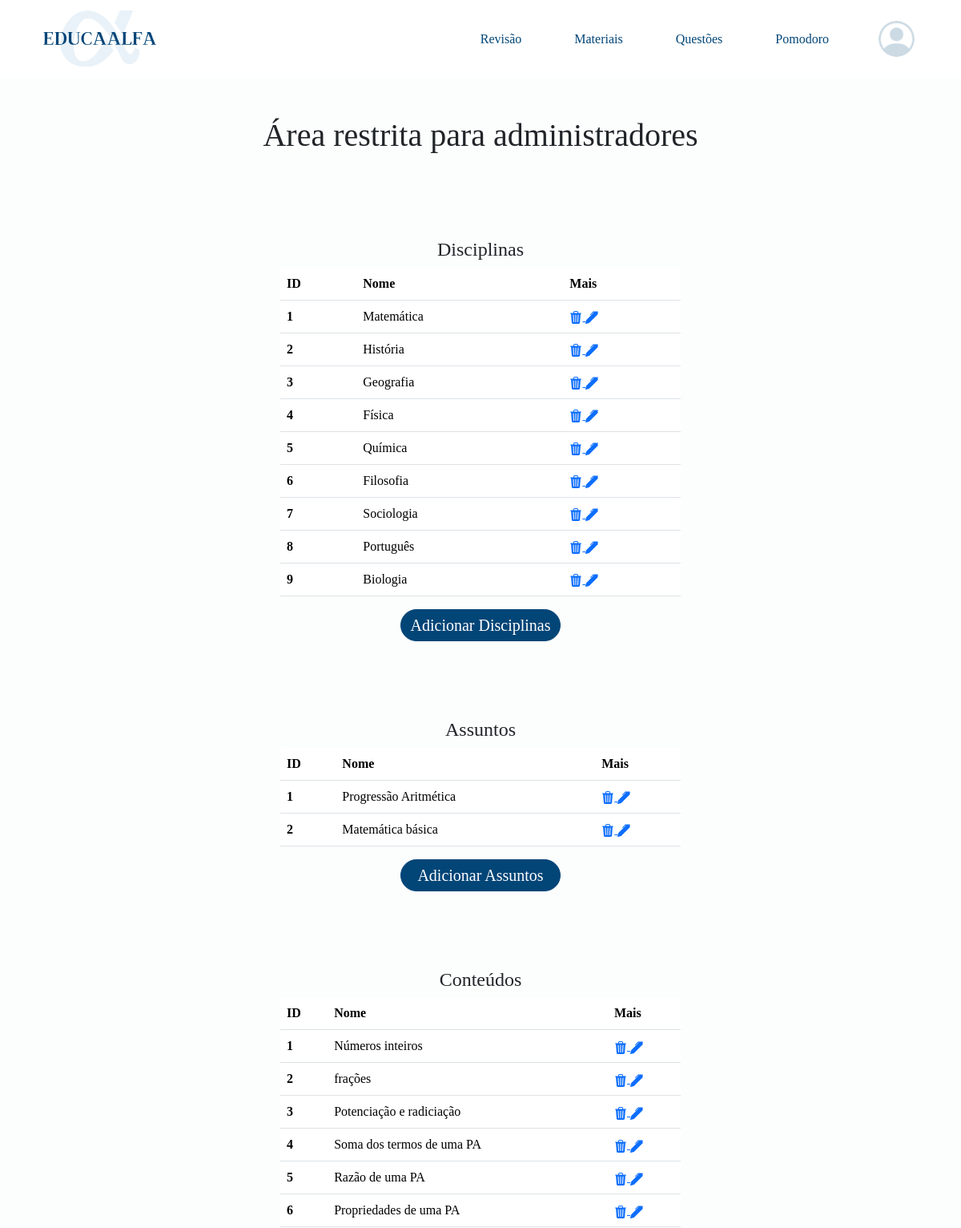
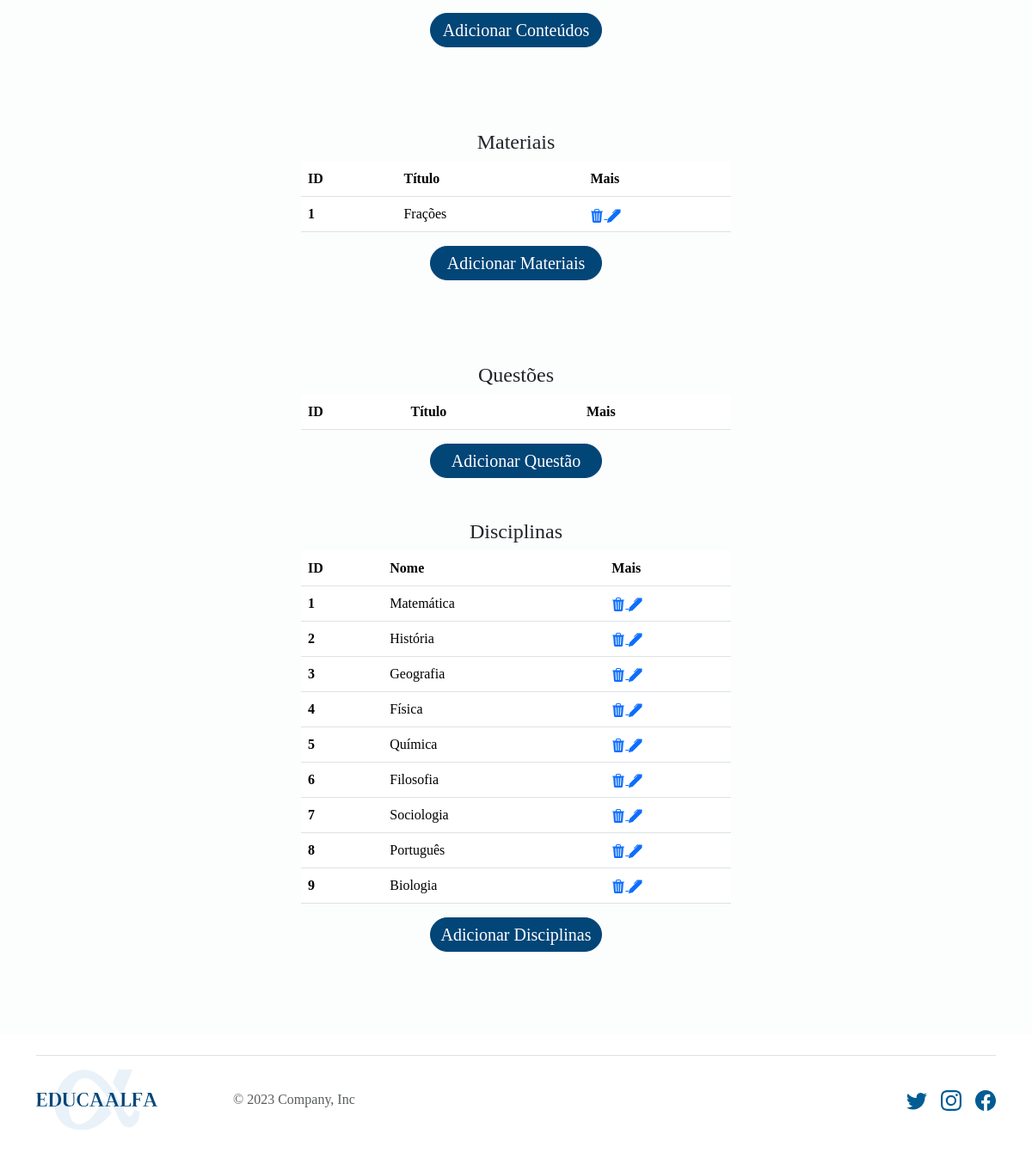
The page /arearestrita (signed in) on the database as committed earlier (2 pictures, top to bottom).
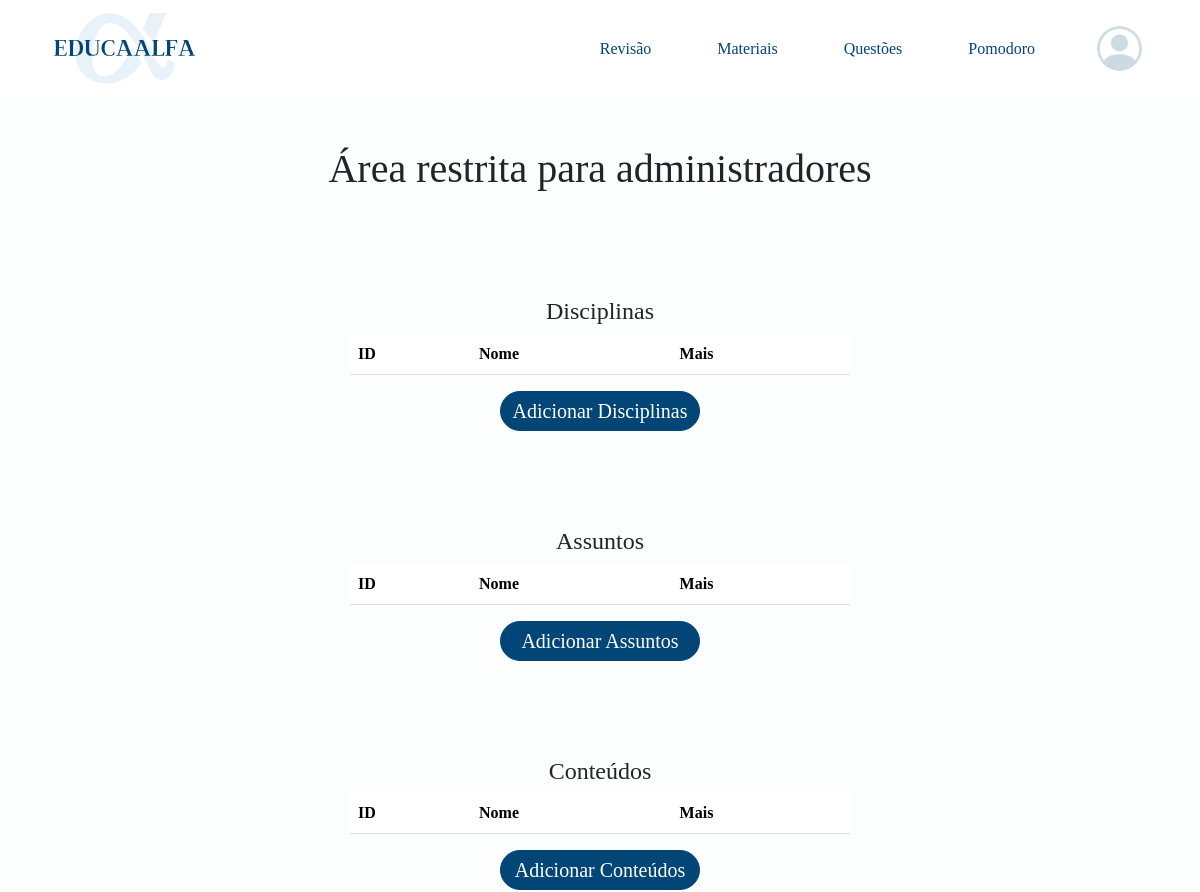
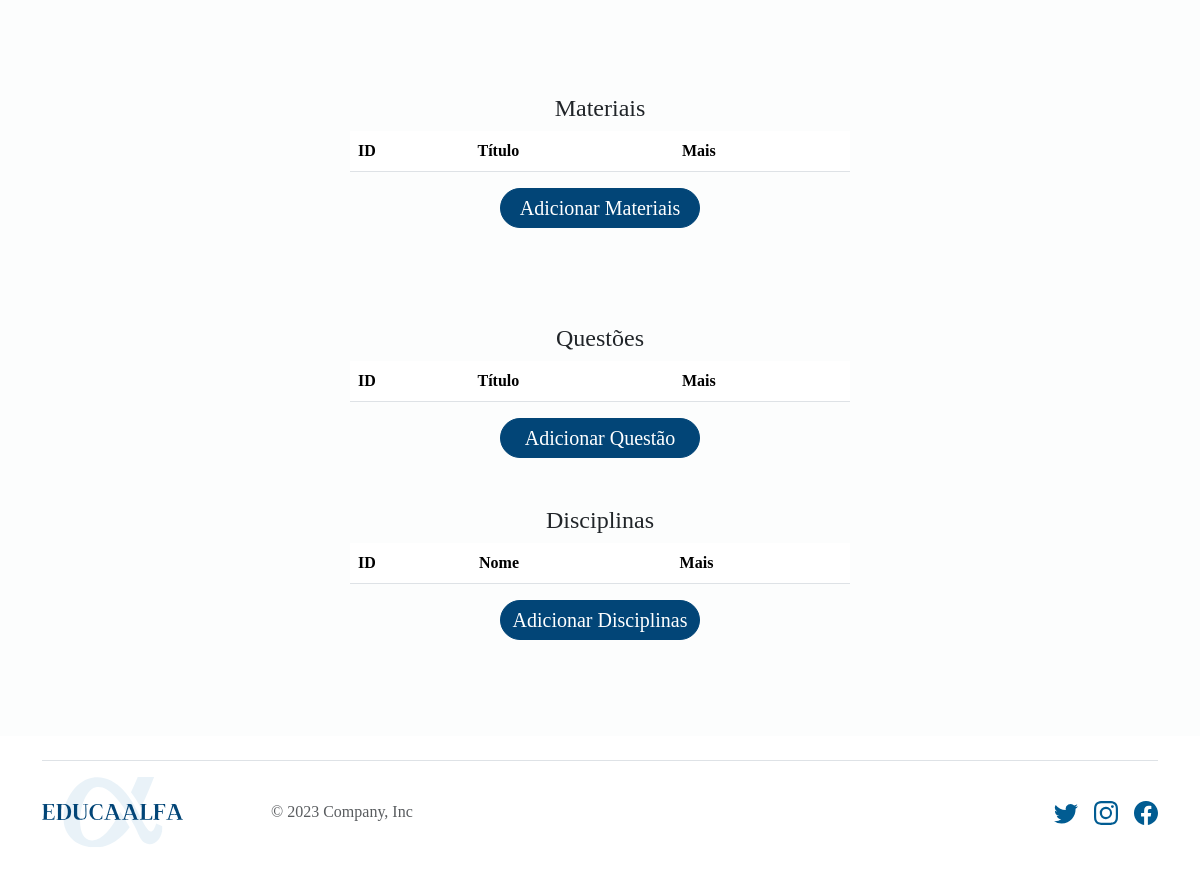
The same page on the database as committed later (2 pictures, top to bottom).
### core/models.py (models this page shows)
class Profile(models.Model):
    user = models.OneToOneField(User, on_delete=models.CASCADE)
    email = models.EmailField()
    telefone = models.CharField(max_length=11)
    endereco = models.CharField(max_length=200)
    image = models.ImageField(default='perfil/img/personcircle.png', upload_to='perfil/img')

### materiais/models.py (models this page shows)
class Disciplina(models.Model):
    nome = models.CharField(max_length=100, default="")

class Assunto(models.Model):
    disciplina = models.ForeignKey(Disciplina, on_delete=models.CASCADE)
    nome = models.CharField(max_length=150, default="")

class Conteudo(models.Model):
    disciplina = models.ForeignKey(Disciplina, on_delete=models.CASCADE)
    assunto = models.ForeignKey(Assunto, on_delete=models.CASCADE)
    nome = models.CharField(max_length=250)

class Materiais(models.Model):
    conteudo = models.ForeignKey(Conteudo, on_delete=models.CASCADE)
    titulo = models.CharField(max_length=250)
    link = models.URLField()
    textotitulo = models.CharField(max_length=250)
    texto = models.TextField()
    referencias = models.TextField()

### core/views/home.py (the view)
# urls.py: path('arearestrita',arearestrita, name='arearestrita'),
@user_passes_test(superuser)
def arearestrita(request):
    disciplinas = Disciplina.objects.all()
    assuntos = Assunto.objects.all()
    conteudos = Conteudo.objects.all()
    materiais = Materiais.objects.all()
    context = {
        'disciplinas': disciplinas,
        'assuntos': assuntos,
        'conteudos': conteudos,
        'materiais': materiais,
    }
    return render(request, 'core/pages/arearestrita.html', context)

### core/views/auth.py (called while the page is built)
def superuser(user):
    return user.is_superuser

### core/templates/core/pages/arearestrita.html (shortened to what this page needs)
{% extends 'base.html' %}
{% load static %}
{% block head%}
<link rel="stylesheet" href="{% static 'materiais\css\style.css' %}">
<link rel="stylesheet" href="{% static 'questoes\css\style.css' %}">
{% endblock %}
{% block content %}
<div class="m-auto">
    <h1 class="d-flex justify-content-center p-5">Área restrita para administradores</h1>
    <br><br>
    <div class="m-auto" style="max-width: 500px;">
        <h4 class="d-flex justify-content-center">Disciplinas</h4>
        <table class="table table-hover">
            <thead>
                <tr>
                    <th scope="col">ID</th>
                    <th scope="col">Nome</th>
                    <th scope="col">Mais</th>
                </tr>
            </thead>
            <tbody>
                {% for disciplina in disciplinas %}
                <tr>
                    <th scope="row">{{ disciplina.id }}</th>
                    <td>{{ disciplina.nome }}</td>
                    <td>
                        <a href="{% url 'disciplina_remover' id=disciplina.id %}">
                        </a>
                        <a href="{% url 'disciplina_editar' id=disciplina.id %}">
                        </a>
                    </td>
                </tr>
                {% endfor %}
            </tbody>
        </table>
        <div class="bmateriais">
        <a  href="{% url 'disciplina_criar' %}">Adicionar Disciplinas</a>
            </div>
        <br><br> <br><br>
        <h4 class="d-flex justify-content-center">Assuntos</h4>
        <table class="table table-hover">
            <thead>
                <tr>
                    <th scope="col">ID</th>
                    <th scope="col">Nome</th>
                    <th scope="col">Mais</th>
                </tr>
            </thead>
            <tbody>
                {% for assunto in assuntos %}
                <tr>
                    <th scope="row">{{ assunto.id }}</th>
                    <td>{{ assunto.nome }}</td>
                    <td>
                        <a href="{% url 'assunto_remover' id=assunto.id %}">
                        </a>
                        <a href="{% url 'assunto_editar' id=assunto.id %}">
                        </a>
                    </td>
                </tr>
                {% endfor %}
            </tbody>
        </table>
        <div class="bmateriais">
        <a  href="{% url 'assunto_criar' %}">Adicionar Assuntos</a>
            </div>
        <br><br> <br><br>
        <h4 class="d-flex justify-content-center">Conteúdos</h4>
        <table class="table table-hover">
            <thead>
                <tr>
                    <th scope="col">ID</th>
                    <th scope="col">Nome</th>
                    <th scope="col">Mais</th>
                </tr>
            </thead>
            <tbody>
                {% for conteudo in conteudos %}
                <tr>
                    <th scope="row">{{ conteudo.id }}</th>
                    <td>{{ conteudo.nome }}</td>
                    <td>
                        <a href="{% url 'conteudo_remover' id=conteudo.id %}">
                        </a>
                        <a href="{% url 'conteudo_editar' id=conteudo.id %}">
                        </a>
                    </td>
                </tr>
                {% endfor %}
            </tbody>
        </table>
        <div class="bmateriais">
        <a  href="{% url 'conteudo_criar' %}">Adicionar Conteúdos</a>
            </div>
        <br><br> <br><br>
        <h4 class="d-flex justify-content-center">Materiais</h4>
        <table class="table table-hover">
            <thead>
                <tr>
                    <th scope="col">ID</th>
                    <th scope="col">Título</th>
                    <th scope="col">Mais</th>
                </tr>
            </thead>
            <tbody>
                {% for material in materiais %}
                <tr>
                    <th scope="row">{{ material.id }}</th>
                    <td>{{ material.titulo }}</td>
                    <td>
                        <a href="{% url 'materiais_remover' id=material.id %}">
                        </a>
                        <a href="{% url 'materiais_editar' id=material.id %}">
                        </a>
                    </td>
                </tr>
                {% endfor %}
            </tbody>
        </table>
        <div class="bmateriais">
        <a  href="{% url 'materiais_criar' %}">Adicionar Materiais</a>
            </div>
            <br><br> <br><br>
            <h4 class="d-flex justify-content-center">Questões</h4>
            <table class="table table-hover">
                <thead>
                    <tr>
                        <th scope="col">ID</th>
                        <th scope="col">Título</th>
                        <th scope="col">Mais</th>
                    </tr>
                </thead>
            </table>
            <div class="bquestoes">
            <a  href="">Adicionar Questão</a>
                </div>
                <br><br>
                <div class="m-auto" style="max-width: 500px;">
                    <h4 class="d-flex justify-content-center">Disciplinas</h4>
                    <table class="table table-hover">
                        <thead>
                            <tr>
                                <th scope="col">ID</th>
                                <th scope="col">Nome</th>
                                <th scope="col">Mais</th>
                            </tr>
                        </thead>
                        <tbody>
                            {% for disciplina in disciplinas %}
                            <tr>
                                <th scope="row">{{ disciplina.id }}</th>
                                <td>{{ disciplina.nome }}</td>
                                <td>
                                    <a href="{% url 'disciplina_remover' id=disciplina.id %}">
                                    </a>
                                    <a href="{% url 'disciplina_editar' id=disciplina.id %}">
                                    </a>
                                </td>
                            </tr>
                            {% endfor %}
                        </tbody>
                    </table>
                    <div class="bmateriais">
                    <a  href="{% url 'disciplina_criar' %}">Adicionar Disciplinas</a>
                        </div>
    </div>
</div>
<br><br> <br><br>
{% endblock %}

### templates/base.html (shortened to what this page needs)
{% load static %}
<!DOCTYPE html>
<html lang="pt-br">
<head>
  <link href="https://cdn.jsdelivr.net/npm/bootstrap@5.3.2/dist/css/bootstrap.min.css" rel="stylesheet"
>
  {% block head%} {% endblock %}
  <link rel="stylesheet" href="{% static 'css/style.css' %}">
</head>
<body>
  <header class="container">
    <nav class="navbar navbar-expand-lg">
      <div class="container-fluid">
        <a class="navbar-brand" href="{% url 'index' %}"><img class="logo" src="{% static 'img\LogoOficial.svg'  %}"
            alt=""></a>
        <div class="d-flex justify-content-end align-items-center">
          <div class="  collapse navbar-collapse basenav nav " id="navbarSupportedContent">
            <ul class="navbar-nav navul justify-content-end">
              <li class="nav-item navli">
                <a class="nav-link" href="{% url 'indexrevisao' %}">Revisão</a>
              </li>
              <li class="nav-item navli">
                <a class="nav-link" href="{% url 'index' %}#materiais">Materiais</a>
              </li>
              <li class="nav-item navli">
                <a class="nav-link" href="{% url 'indexquestoes' %}">Questões</a>
              </li>
              <li class="nav-item navli">
                <a class="nav-link" href="{% url 'indexpomodoro' %}">Pomodoro</a>
              </li>
            </ul>
          </div>
          {% if user.is_authenticated %}
          <div class="m-1">
            <a href="{% url 'dashboard' %}">
              <img class="imguser" src="{{ user.profile.image.url }}" alt="Foto do Usuário">
            </a>
          </div>
          {% else %}
          <div class="entrar m-1">
            <a href="{% url 'dashboard' %}">Entrar</a>
          </div>
          {% endif %}
        </div>
      </div>
    </nav>
  </header>
  <main>
    <div class=" container">
      {% block content %}
      {% endblock %}
    </div>
  </main>
  <div class="container">
    <footer class="d-flex flex-wrap justify-content-between align-items-center py-3 my-4 border-top">
      <div class="col-md-4 d-flex align-items-center">
        <img class="logo-footer" src="{% static 'img\LogoOficial.svg'  %}" alt="">
        <a href="/" class="mb-3 me-2 mb-md-0 text-muted text-decoration-none lh-1">
          <svg class="bi" width="30" height="24">
            <use xlink:href="#bootstrap"></use>
          </svg>
        </a>
        <span class="text-muted">© 2023 Company, Inc</span>
      </div>
      <ul class="nav col-md-4 justify-content-end list-unstyled d-flex">
        <li class="ms-3"><a class="text-muted" href="#"><svg class="bi" width="24" height="24">
              <use xlink:href="#twitter"></use>
            </svg></a></li>
        <li class="ms-3"><a class="text-muted" href="#"><svg class="bi" width="24" height="24">
              <use xlink:href="#instagram"></use>
            </svg></a></li>
        <li class="ms-3"><a class="text-muted" href="#"><svg class="bi" width="24" height="24">
              <use xlink:href="#facebook"></use>
            </svg></a></li>
      </ul>
    </footer>
  </div>
</body>
</body>
</html>

### materiais/static/materiais/css/style.css (style rules this page uses)
.bmateriais { border: 1px solid #024577; background-color: #024577; width: 200px; height: 40px; border-radius: 40px; display: flex; align-items: center; margin: auto; }
.bmateriais a { text-decoration: none; color: #fff; font-size: 20px; display: flex; justify-content: center; margin: auto; }

### questoes/static/questoes/css/style.css (style rules this page uses)
ul { list-style: none; }
.bquestoes { border: 1px solid #024577; background-color: #024577; width: 200px; height: 40px; border-radius: 40px; display: flex; align-items: center; margin: auto; }
.bquestoes a { text-decoration: none; color: #fff; font-size: 20px; display: flex; justify-content: center; margin: auto; }

### static/css/style.css (style rules this page uses)
:root { --cor-1: #001B48; --cor-2: #024577; --cor-3: #015C92; --cor-4: #2d82B5; --cor-5: #018ABE; --cor-6: #97C4D8; --cor-7: #88CDF6; --cor-8: #B6E6FF; --cor-9: #D6E8EE; --cor-10: #ECEFF1; }
* { font-family: 'Merriweather'; }
main { background-color: #FCFDFD; }
nav { width: 100%; }
.basenav .navli { margin-right: 50px; }
.basenav a { text-decoration: none; color: #024577; }
.logo { max-height: 140px; }
.basenav { display: flex; align-items: center; }
.logo-footer { margin-right: 50px; }
.text-muted { fill: #015C92; }
.imguser { width: 45px !important; height: 45px !important; border-radius: 45px ; }

Rows that differ between the two databases and show on the page:
removed Disciplina: id "1", nome "Matemática"
removed Disciplina: id "2", nome "História"
removed Disciplina: id "3", nome "Geografia"
removed Disciplina: id "4", nome "Física"
removed Disciplina: id "5", nome "Química"
removed Disciplina: id "6", nome "Filosofia"
removed Disciplina: id "7", nome "Sociologia"
removed Disciplina: id "8", nome "Português"
removed Disciplina: id "9", nome "Biologia"
removed Assunto: id "1", nome "Progressão Aritmética"
removed Assunto: id "2", nome "Matemática básica"
removed Conteudo: id "1", nome "Números inteiros"
removed Conteudo: id "2", nome "frações"
removed Conteudo: id "3", nome "Potenciação e radiciação"
removed Conteudo: id "4", nome "Soma dos termos de uma PA"
removed Conteudo: id "5", nome "Razão de uma PA"
removed Conteudo: id "6", nome "Propriedades de uma PA"
removed Materiais: id "1", titulo "Frações"
